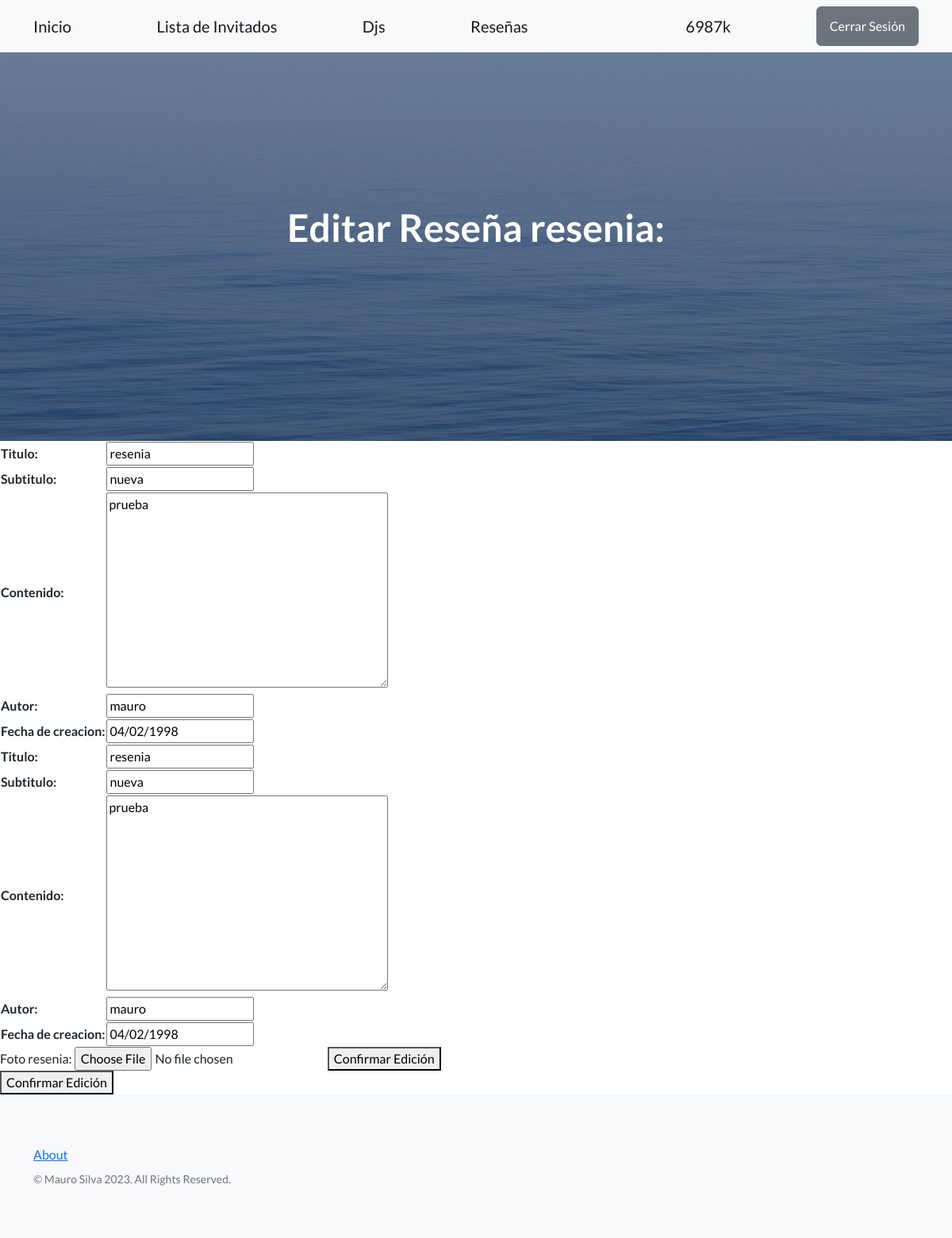
The app's page /usuario/resenias/editar_resenia/2/ (signed in) with its own data.
### usuario/models.py (models this page shows, shortened)
class Resenia(models.Model):
    titulo = models.CharField(max_length=20)
    subtitulo = models.CharField(max_length=20)
    contenido = models.TextField(null=True)
    autor = models.CharField(max_length=20)
    fecha_de_creacion = models.DateField(null=True)

class FotoResenia(models.Model):
    resenia = models.OneToOneField(Resenia, on_delete=models.CASCADE)
    foto_resenia = models.ImageField(upload_to='img_resenias', null=True, blank=True)

### usuario/views.py (the view)
# urls.py: path('resenias/editar_resenia/<int:pk>/', views.editar_resenia, name='editar_resenia'),
@login_required
def editar_resenia(request, pk):
    resenia = Resenia.objects.get(pk=pk)
    foto_resenia, created = FotoResenia.objects.get_or_create(resenia=resenia)
    if request.method == 'POST':
        formulario = FormularioEditarResenia(request.POST, request.FILES, instance=resenia)
        formulario_foto_resenia = FormularioEditarFotoResenia(request.POST, request.FILES, instance=foto_resenia)
        if formulario.is_valid():
            img_resenias = formulario.cleaned_data.get('foto_resenias')
            if img_resenias:
                foto_resenia.foto_resenia = img_resenias
                foto_resenia.save()
                formulario_foto_resenia.save()
            formulario.save()
            return redirect('inicio:inicio')
        else:
            return render(request, 'usuario/editar_resenia.html', {'form': formulario})
    else:
        formulario = FormularioEditarResenia(initial={'foto_resenias': foto_resenia.foto_resenia}, instance=resenia)
        formulario_foto_resenia = FormularioEditarFotoResenia(instance=foto_resenia)
    return render(request, 'usuario/editar_resenia.html', {'form': formulario, 'formulario_foto_resenia': formulario_foto_resenia, 'resenia': resenia})

### usuario/form.py
class FormularioEditarResenia(forms.ModelForm):
    class Meta:
        model = Resenia
        fields = ['titulo', 'subtitulo', 'contenido', 'autor', 'fecha_de_creacion']
        widgets = {
            'fecha_de_creacion': forms.DateInput(format='%d/%m/%Y'),
        }

class FormularioEditarFotoResenia(forms.ModelForm):
    class Meta:
        model = FotoResenia
        fields = ['foto_resenia']

### usuario/templates/usuario/editar_resenia.html (shortened to what this page needs)
{% extends 'base.html' %}
{% block mensaje_inicio %}
Editar Reseña {{resenia.titulo}}:
{% endblock mensaje_inicio %}
{% block contenido %}
<form action={% url 'usuario:editar_resenia' resenia.id %} method='POST'>
    <table>
    {{form}}
    </table>
    <form action="{% url 'usuario:editar_resenia' pk=resenia.pk %}" method="POST" enctype="multipart/form-data">
        <table>
            {{ form }}
        </table>
        {{ formulario_foto_resenia }}
        <button>Confirmar Edición</button>
    </form>
    <button>Confirmar Edición</button>
</form>
{% endblock contenido %}

### templates/base.html (shortened to what this page needs)
<!DOCTYPE html>
<html lang="en">
    {% load static %}
    <head>
        <link href="https://cdn.jsdelivr.net/npm/bootstrap-icons@1.5.0/font/bootstrap-icons.css" rel="stylesheet" type="text/css" />
        <link href= {% static 'css/styles.css' %} rel="stylesheet" />
    </head>
    <body>
        <nav class="navbar navbar-light bg-light static-top">
            <div class="container">
                <a class="navbar-brand" href={% url 'inicio:inicio' %}>Inicio</a>
                <a class="navbar-brand" href={% url 'inicio:listar_invitados' %}>Lista de Invitados</a>
                <a class="navbar-brand" href={% url 'inicio:listar_djs' %}>Djs</a>
                <a class="navbar-brand" href={% url 'usuario:resenias' %}>Reseñas</a>
                {% if request.user.is_authenticated %}
                <a class="navbar-brand" href={% url 'usuario:perfil' %}>{{request.user.username}}</a>
                <a class="btn btn-secondary" href={% url 'usuario:logout' %}>Cerrar Sesión</a>
                {% else %}
                <a class="btn btn-primary" href={% url 'usuario:login' %}>Iniciar Sesión</a>
                <a class="btn btn-primary" href={% url 'usuario:registro' %}>Registro</a>
                {% endif %}
            </div>
        </nav>
        {% block header %}
        <header class="masthead">
            <div class="container position-relative">
                <div class="row justify-content-center">
                    <div class="col-xl-6">
                        <div class="text-center text-white">
                            <h1 class="mb-5">
                                {% block mensaje_inicio %}{% endblock mensaje_inicio %}
                            </h1>
                        </div>
                    </div>
                </div>
            </div>
        </header>
        {% endblock header %}
        {% block contenido %}{% endblock contenido %}
        <footer class="footer bg-light">
            <div class="container">
                <div class="row">
                    <div class="col-lg-6 h-100 text-center text-lg-start my-auto">
                        <ul class="list-inline mb-2">
                            <li class="list-inline-item"><a href={% url 'inicio:about' %}>About</a></li>
                        </ul>
                        <p class="text-muted small mb-4 mb-lg-0">&copy; Mauro Silva 2023. All Rights Reserved.</p>
                    </div>
                </div>
            </div>
        </footer>
    </body>
</html>

### records on screen
Resenia: titulo "resenia", subtitulo "nueva", contenido "prueba", autor "mauro", fecha_de_creacion "04/02/1998"

### other values on screen
{{ request.user.username }} "6987k"
